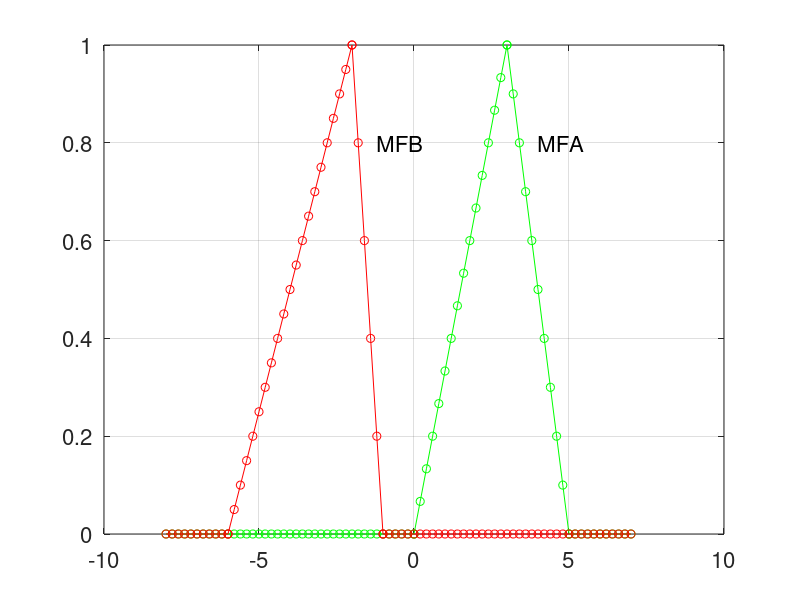

The MATLAB script that drew this image:
% Triangular function
x1=[-8:0.2:0]
y1=0*x1
x2=[0:0.2:3]
y2=1/3*x2
x3=[3:0.2:5]
y3=-1/2*x3+2.5
x4=[5:0.2:7]
y4=0*x4
xa=[x1 x2 x3 x4]
ya=[y1 y2 y3 y4]

x5=[-8:0.2:-6]
y5=0*x5
x6=[-6:0.2:-2]
y6=1/4*x6+1.5
x7=[-2:0.2:-1]
y7=-1*x7-1
x8=[-1:0.2:7]
y8=0*x8

xb=[x5 x6 x7 x8]
yb=[y5 y6 y7 y8]

plot(xa,ya,'g-o',xb,yb,'r-o')
grid on

% axis, line width, font size
set(gca,'fontsize',16)

text(4,0.8,'MFA','fontsize',16)
text(-1.2,0.8,'MFB','fontsize',16)
